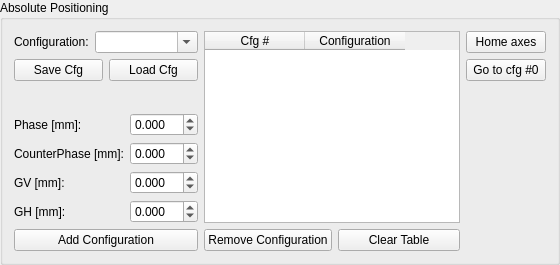
    <widget class="QGroupBox" name="groupBox_7">
     <property name="title">
      <string>Absolute Positioning</string>
     </property>
     <layout class="QGridLayout" name="gridLayout_13">
      <item row="5" column="0">
       <widget class="QPushButton" name="pbt_add_cfg">
        <property name="text">
         <string>Add Configuration</string>
        </property>
       </widget>
      </item>
      <item row="0" column="2">
       <layout class="QVBoxLayout" name="verticalLayout">
        <item>
         <widget class="QPushButton" name="pbt_home">
          <property name="text">
           <string>Home axes</string>
          </property>
         </widget>
        </item>
        <item>
         <widget class="QPushButton" name="pbt_move_abs">
          <property name="text">
           <string>Go to cfg #0</string>
          </property>
         </widget>
        </item>
       </layout>
      </item>
      <item row="2" column="0" rowspan="3">
       <layout class="QGridLayout" name="gridLayout_10">
        <item row="3" column="1">
         <widget class="QDoubleSpinBox" name="dsb_gh_pos">
          <property name="decimals">
           <number>3</number>
          </property>
          <property name="minimum">
           <double>-26.250000000000000</double>
          </property>
          <property name="maximum">
           <double>26.250000000000000</double>
          </property>
         </widget>
        </item>
        <item row="2" column="1">
         <widget class="QDoubleSpinBox" name="dsb_gv_pos">
          <property name="decimals">
           <number>3</number>
          </property>
          <property name="minimum">
           <double>-26.250000000000000</double>
          </property>
          <property name="maximum">
           <double>26.250000000000000</double>
          </property>
         </widget>
        </item>
        <item row="0" column="1">
         <widget class="QDoubleSpinBox" name="dsb_ph_pos">
          <property name="decimals">
           <number>3</number>
          </property>
          <property name="minimum">
           <double>-26.250000000000000</double>
          </property>
          <property name="maximum">
           <double>26.250000000000000</double>
          </property>
         </widget>
        </item>
        <item row="1" column="1">
         <widget class="QDoubleSpinBox" name="dsb_cph_pos">
          <property name="decimals">
           <number>3</number>
          </property>
          <property name="minimum">
           <double>-26.250000000000000</double>
          </property>
          <property name="maximum">
           <double>26.250000000000000</double>
          </property>
         </widget>
        </item>
        <item row="0" column="0">
         <widget class="QLabel" name="label_34">
          <property name="text">
           <string>Phase [mm]:</string>
          </property>
         </widget>
        </item>
        <item row="1" column="0">
         <widget class="QLabel" name="label_35">
          <property name="text">
           <string>CounterPhase [mm]:</string>
          </property>
         </widget>
        </item>
        <item row="2" column="0">
         <widget class="QLabel" name="label_36">
          <property name="text">
           <string>GV [mm]:</string>
          </property>
         </widget>
        </item>
        <item row="3" column="0">
         <widget class="QLabel" name="label_37">
          <property name="text">
           <string>GH [mm]:</string>
          </property>
         </widget>
        </item>
       </layout>
      </item>
      <item row="0" column="0">
       <layout class="QGridLayout" name="gridLayout_11">
        <item row="1" column="0">
         <layout class="QHBoxLayout" name="horizontalLayout_7">
          <item>
           <widget class="QPushButton" name="pbt_save">
            <property name="sizePolicy">
             <sizepolicy hsizetype="Minimum" vsizetype="Fixed">
              <horstretch>0</horstretch>
              <verstretch>0</verstretch>
             </sizepolicy>
            </property>
            <property name="text">
             <string>Save Cfg</string>
            </property>
           </widget>
          </item>
          <item>
           <widget class="QPushButton" name="pbt_load">
            <property name="sizePolicy">
             <sizepolicy hsizetype="Minimum" vsizetype="Fixed">
              <horstretch>0</horstretch>
              <verstretch>0</verstretch>
             </sizepolicy>
            </property>
            <property name="text">
             <string>Load Cfg</string>
            </property>
           </widget>
          </item>
         </layout>
        </item>
        <item row="0" column="0">
         <layout class="QHBoxLayout" name="horizontalLayout_5">
          <item>
           <widget class="QLabel" name="label_33">
            <property name="sizePolicy">
             <sizepolicy hsizetype="Maximum" vsizetype="Fixed">
              <horstretch>0</horstretch>
              <verstretch>0</verstretch>
             </sizepolicy>
            </property>
            <property name="text">
             <string>Configuration:</string>
            </property>
           </widget>
          </item>
          <item>
           <widget class="QComboBox" name="cmb_cfg_name">
            <property name="sizePolicy">
             <sizepolicy hsizetype="Preferred" vsizetype="Fixed">
              <horstretch>0</horstretch>
              <verstretch>0</verstretch>
             </sizepolicy>
            </property>
            <property name="editable">
             <bool>true</bool>
            </property>
           </widget>
          </item>
         </layout>
        </item>
       </layout>
      </item>
      <item row="1" column="0">
       <spacer name="verticalSpacer">
        <property name="orientation">
         <enum>Qt::Vertical</enum>
        </property>
        <property name="sizeType">
         <enum>QSizePolicy::Fixed</enum>
        </property>
        <property name="sizeHint" stdset="0">
         <size>
          <width>20</width>
          <height>20</height>
         </size>
        </property>
       </spacer>
      </item>
      <item row="0" column="1" rowspan="5">
       <widget class="QTableWidget" name="tw_configurations">
        <property name="dragEnabled">
         <bool>true</bool>
        </property>
        <property name="sortingEnabled">
         <bool>true</bool>
        </property>
        <column>
         <property name="text">
          <string>Cfg #</string>
         </property>
        </column>
        <column>
         <property name="text">
          <string>Configuration</string>
         </property>
        </column>
       </widget>
      </item>
      <item row="5" column="1">
       <layout class="QHBoxLayout" name="horizontalLayout_6">
        <item>
         <widget class="QPushButton" name="pbt_remove_cfg">
          <property name="text">
           <string>Remove Configuration</string>
          </property>
         </widget>
        </item>
        <item>
         <widget class="QPushButton" name="pbt_clear_table">
          <property name="text">
           <string>Clear Table</string>
          </property>
         </widget>
        </item>
       </layout>
      </item>
     </layout>
    </widget>
